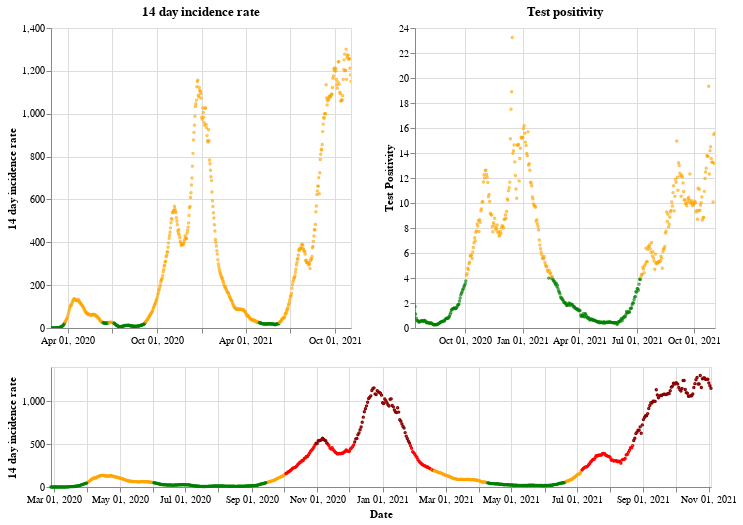

Source (notebook cell):
### Markdown cell above
## Wales

### Code cell
plot_traffic_light('Wales')

### Figure 1 — Vega-Lite specification as saved in the notebook (floating-point values rounded to 4 significant figures; data arrays with more than 128 entries replaced by an {"elided": "..."} marker saying what was removed)
{"config": {"view": {"continuousWidth": 400, "continuousHeight": 300}}, "vconcat": [{"hconcat": [{"mark": {"type": "point", "size": 2}, "encoding": {"color": {"condition": {"value": "green", "test": "(datum.twoWeeklyCasesRate <= 25)"}, "value": "orange"}, "tooltip": [{"type": "nominal", "field": "areaName"}, {"type": "temporal", "field": "date"}, {"type": "quantitative", "field": "twoWeeklyCasesRate"}, {"type": "quantitative", "field": "testPositivity"}], "x": {"type": "temporal", "axis": {"title": ""}, "field": "date", "scale": {"domain": {"selection": "DateBrush"}}, "timeUnit": "yearmonthdate"}, "y": {"type": "quantitative", "axis": {"title": "14 day incidence rate"}, "field": "twoWeeklyCasesRate"}}, "title": "14 day incidence rate", "width": 300}, {"mark": {"type": "point", "size": 2}, "encoding": {"color": {"condition": {"value": "green", "test": "(datum.testPositivity <= 4)"}, "value": "orange"}, "tooltip": [{"type": "nominal", "field": "areaName"}, {"type": "temporal", "field": "date"}, {"type": "quantitative", "field": "twoWeeklyCasesRate"}, {"type": "quantitative", "field": "testPositivity"}], "x": {"type": "temporal", "axis": {"title": ""}, "field": "date", "scale": {"domain": {"selection": "DateBrush"}}, "timeUnit": "yearmonthdate"}, "y": {"type": "quantitative", "axis": {"title": "Test Positivity"}, "field": "testPositivity"}}, "title": "Test positivity", "width": 300}]}, {"layer": [{"mark": {"type": "point", "size": 2}, "encoding": {"color": {"condition": {"value": "orange", "test": "(((datum.testPositivity < 4) && (datum.twoWeeklyCasesRate >= 50)) && (datum.twoWeeklyCasesRate < 200))"}, "value": "red"}, "opacity": {"condition": {"value": 1, "test": "((datum.twoWeeklyCasesRate >= 50) && (datum.twoWeeklyCasesRate < 500))"}, "value": 0}, "tooltip": [{"type": "nominal", "field": "areaName"}, {"type": "temporal", "field": "date"}, {"type": "quantitative", "field": "twoWeeklyCasesRate"}, {"type": "quantitative", "field": "testPositivity"}], "x": {"type": "temporal", "axis": {"title": "Date"}, "field": "date", "timeUnit": "yearmonthdate"}, "y": {"type": "quantitative", "axis": {"title": "14 day incidence rate"}, "field": "twoWeeklyCasesRate"}}, "selection": {"DateBrush": {"type": "interval", "encodings": ["x"], "fields": ["Time"]}}}, {"mark": {"type": "point", "size": 2}, "encoding": {"color": {"value": "darkred"}, "opacity": {"condition": {"value": 1, "test": "(datum.twoWeeklyCasesRate >= 500)"}, "value": 0}, "tooltip": [{"type": "nominal", "field": "areaName"}, {"type": "temporal", "field": "date"}, {"type": "quantitative", "field": "twoWeeklyCasesRate"}, {"type": "quantitative", "field": "testPositivity"}], "x": {"type": "temporal", "axis": {"title": "Date"}, "field": "date", "timeUnit": "yearmonthdate"}, "y": {"type": "quantitative", "axis": {"title": "14 day incidence rate"}, "field": "twoWeeklyCasesRate"}}}, {"mark": {"type": "point", "size": 2}, "encoding": {"color": {"condition": {"value": "green", "test": "((datum.testPositivity < 4) && (datum.twoWeeklyCasesRate < 50))"}, "value": "orange"}, "opacity": {"condition": {"value": 1, "test": "(datum.twoWeeklyCasesRate < 50)"}, "value": 0}, "tooltip": [{"type": "nominal", "field": "areaName"}, {"type": "temporal", "field": "date"}, {"type": "quantitative", "field": "twoWeeklyCasesRate"}, {"type": "quantitative", "field": "testPositivity"}], "x": {"type": "temporal", "axis": {"title": "Date"}, "field": "date", "timeUnit": "yearmonthdate"}, "y": {"type": "quantitative", "axis": {"title": "14 day incidence rate"}, "field": "twoWeeklyCasesRate"}}}], "height": 120, "width": 660}], "data": {"name": "data-eafe4c126119337372e096bd7456cfd7"}, "$schema": "https://vega.github.io/schema/vega-lite/v4.8.1.json", "datasets": {"data-eafe4c126119337372e096bd7456cfd7": {"elided": "616 records"}}}
